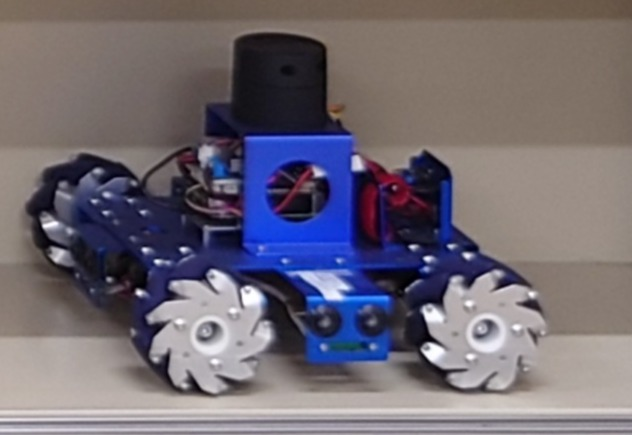
//> input picture build/gra/slide/TemplateImage.jpeg, 632 x 435 px
$ ./glid   (built with g++ and OpenCV 4)
//> lines starting //> are read from the running program, lines starting //| are printed output that depends on the picture; after the words box and inside, x2 and y2 are one past the last pixel; in counts of white or black regions, pixels touching at a corner belong together
#include <opencv2/opencv.hpp>
#include <iostream>

int main(int argc, char *argv[])
{

    cv::Mat input_image = cv::imread("gra/slide/TemplateImage.jpeg"); // 分割する画像の取得
//> input_image is the input picture: 435 rows x 632 cols, CV_8UC3; mean B, G, R 115.7, 105.6, 112.3
    if (input_image.empty() == true)
    {
        std::cerr << "入力画像が見つからない" << std::endl;
        return false;
    }
    int col_num = input_image.cols; // 列方向の分割数
//> col_num = 632
    int row_num = input_image.rows; // 行方向の分割数
//> row_num = 435

    for (int x = 0; x < col_num; x++)
    {
        if(x % 20 == 0)
        cv::line(input_image, cv::Point(x,0), cv::Point(x,row_num), cv::Scalar(255, 255, 255));
    }
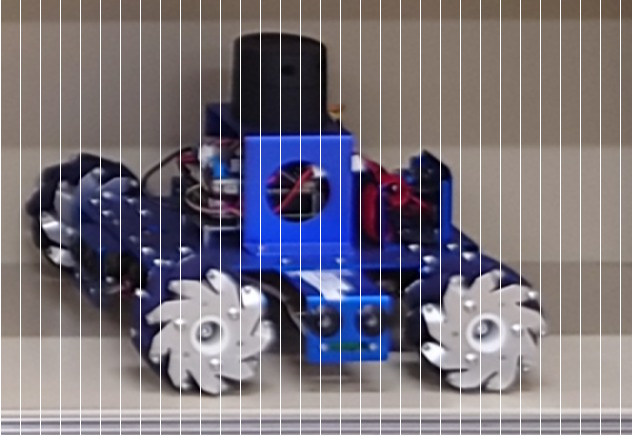
//> input_image: 435 rows x 632 cols, CV_8UC3; 5.06% of pixels changed, all inside (x1, y1, x2, y2) = (0, 0, 621, 435)
    for (int y = 0; y < row_num; y++)
    {
        if(y % 20 == 0)
        cv::line(input_image, cv::Point(0,y), cv::Point(col_num,y), cv::Scalar(255, 255, 255));
    }
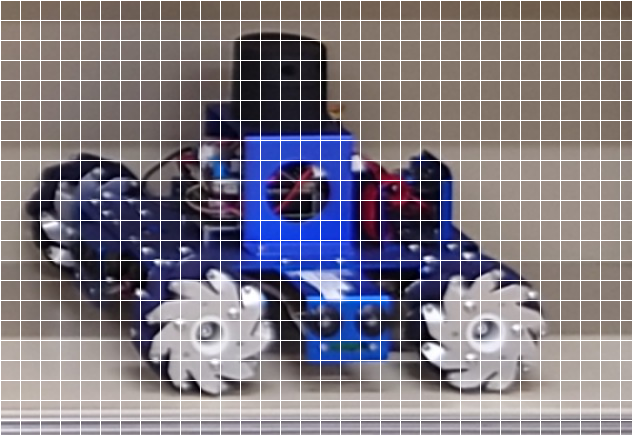
//> input_image: 435 rows x 632 cols, CV_8UC3; 4.8% of pixels changed, all inside (x1, y1, x2, y2) = (1, 0, 632, 421)
    // 画像の出力
    std::string filename = "gra/slide/TempImg_divide/glid.png";
    cv::imwrite(filename, input_image);

    return 0;
}

$ run again, with build/gra/slide/TemplateMatching.jpeg copied over build/gra/slide/TemplateImage.jpeg
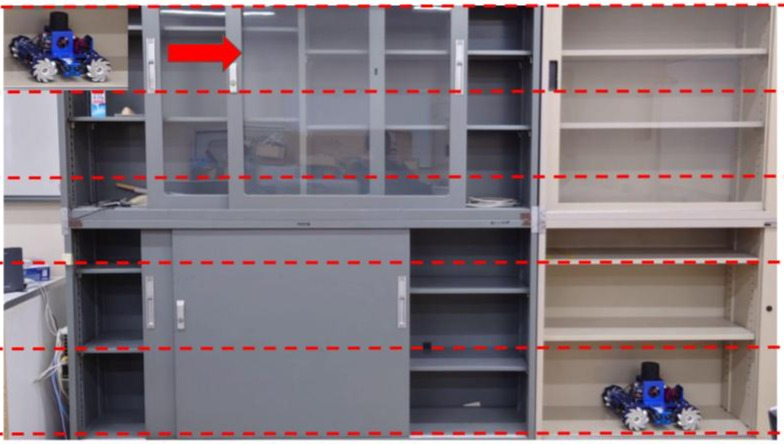
//> input picture build/gra/slide/TemplateMatching.jpeg, 784 x 444 px
//> input_image is the input picture: 444 rows x 784 cols, CV_8UC3; mean B, G, R 124.9, 118.8, 128.7
//> after the loop `for (int x = 0; x < col_num; x++)`:
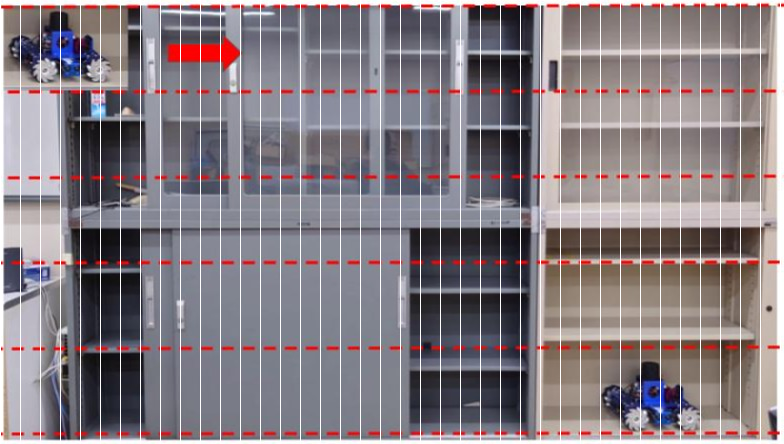
//> input_image: 444 rows x 784 cols, CV_8UC3; 5.02% of pixels changed, all inside (x1, y1, x2, y2) = (0, 0, 781, 444)
//> after the loop `for (int y = 0; y < row_num; y++)`:
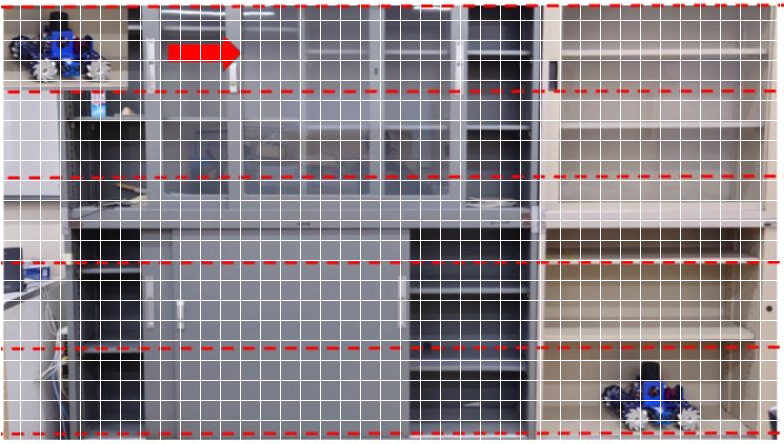
//> input_image: 444 rows x 784 cols, CV_8UC3; 4.91% of pixels changed, all inside (x1, y1, x2, y2) = (1, 0, 784, 441)

$ run again, with build/gra/slide/01.jpg copied over build/gra/slide/TemplateImage.jpeg
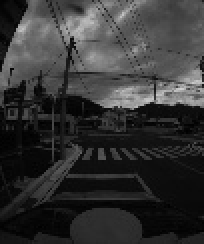
//> input picture build/gra/slide/01.jpg, 102 x 122 px (shown 2 times larger)
//> input_image is the input picture: 122 rows x 102 cols, CV_8UC3; min 0, max 207, mean 52.1
//> after the loop `for (int x = 0; x < col_num; x++)`:
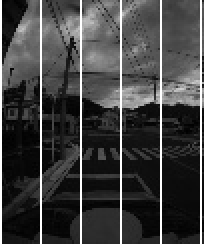
//> input_image: 122 rows x 102 cols, CV_8UC3 (shown 2 times larger); 5.88% of pixels changed, all inside (x1, y1, x2, y2) = (0, 0, 101, 122)
//> after the loop `for (int y = 0; y < row_num; y++)`:
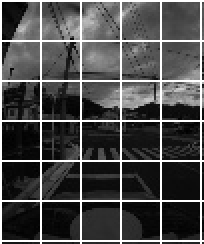
//> input_image: 122 rows x 102 cols, CV_8UC3 (shown 2 times larger); 5.4% of pixels changed, all inside (x1, y1, x2, y2) = (1, 0, 102, 121)

$ run again, with build/gra/slide/02.jpg copied over build/gra/slide/TemplateImage.jpeg
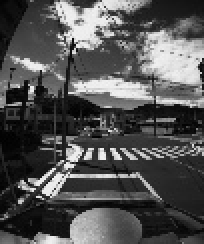
//> input picture build/gra/slide/02.jpg, 102 x 122 px (shown 2 times larger)
//> input_image is the input picture: 122 rows x 102 cols, CV_8UC3; min 0, max 243, mean 82.7
//> after the loop `for (int x = 0; x < col_num; x++)`:
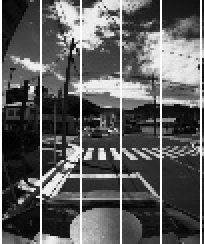
//> input_image: 122 rows x 102 cols, CV_8UC3 (shown 2 times larger); 5.88% of pixels changed, all inside (x1, y1, x2, y2) = (0, 0, 101, 122)
//> after the loop `for (int y = 0; y < row_num; y++)`:
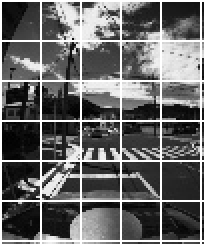
//> input_image: 122 rows x 102 cols, CV_8UC3 (shown 2 times larger); 5.4% of pixels changed, all inside (x1, y1, x2, y2) = (1, 0, 102, 121)
